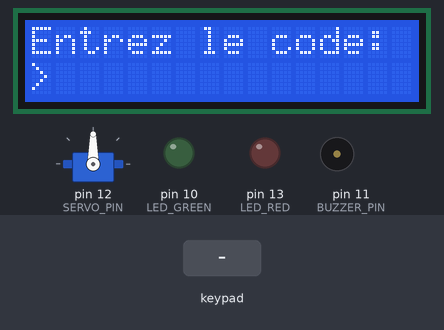
The sketch below on a simulated Arduino Uno, built with avr-gcc and run on an emulated ATmega328P. Parts: 16×2 character LCD, servo, output pins drawn as LEDs (lit = HIGH), buzzer (waves = sounding). The test bench sets the inputs (shaded band).

Above: at 1.2 s.
1.3 s: keypad keys 2 3 2 2 # pressed 0.4 s apart
At 4.0 s:
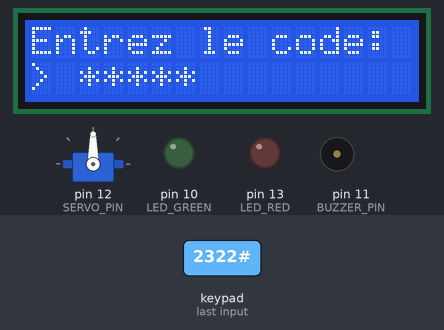
4.8 s: key 'A' pressed
At 6.2 s:
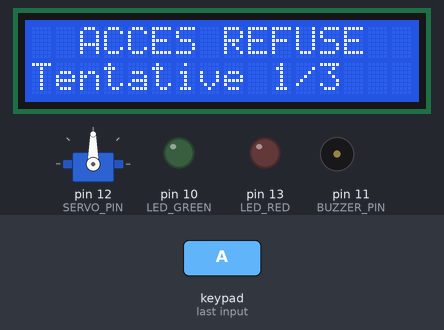
7.1 s: keypad keys 2 3 2 2 A pressed 0.4 s apart
At 9.4 s:
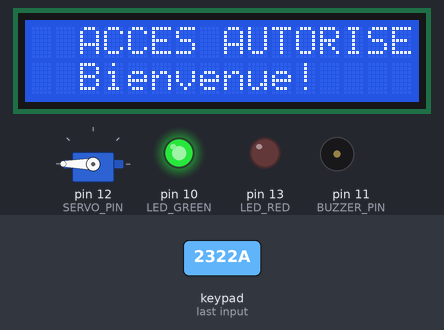
10.6 s: key 'C' pressed
At 13.4 s:
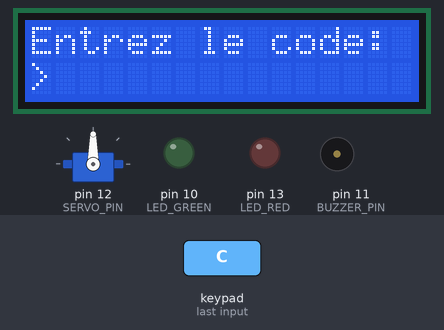
13.6 s: key '1' pressed
At 14.7 s:
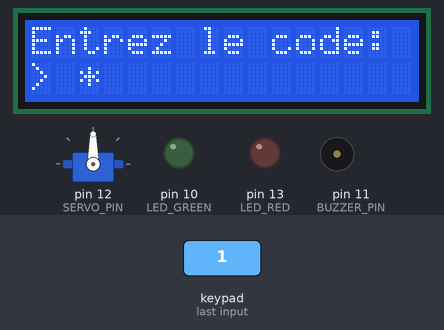
15.1 s: keypad keys 2 3 2 2 * pressed 0.4 s apart
At 18.0 s:
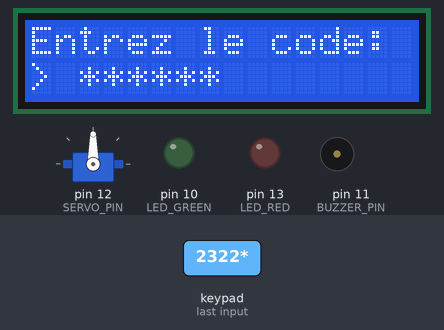
Timing chart, 0 to 19.5 s (numbered marks = the images above; inputs shaded):
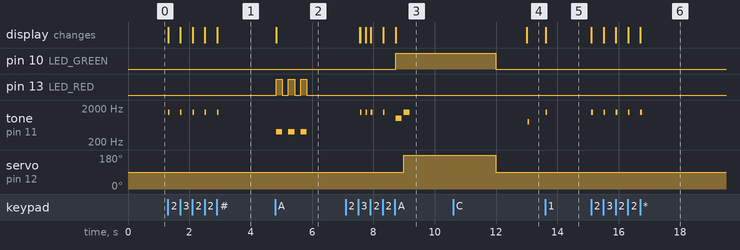

Measured:
- after the input at 1.3 s, tone on pin 11 (BUZZER_PIN): alternates 1500 Hz for 0.05 s and silent for 0.35 s, 10 changes in all, then stays silent, starting at once; the display: first changes at once (image 1 shows a later state)
- after the input at 4.8 s, pin 13 (LED_RED): alternates HIGH for 0.20 s and LOW for 0.20 s, 6 changes in all, then stays LOW, starting at once; tone on pin 11 (BUZZER_PIN): alternates 400 Hz for 0.20 s and silent for 0.20 s, 6 changes in all, then stays silent, starting at once; the display: changes at once (image 2)
- after the input at 7.1 s, pin 10 (LED_GREEN): LOW → HIGH after 1.6 s; tone on pin 11 (BUZZER_PIN): plays 1500 Hz for 0.05 s, 1500 Hz for 0.05 s, 1500 Hz for 0.05 s, 1500 Hz for 0.05 s, 1000 Hz for 0.20 s, 1500 Hz for 0.20 s, starting after 0.48 s
- after the input at 10.6 s, tone on pin 11 (BUZZER_PIN): silent → 800 Hz after 2.4 s, → silent 0.05 s later
- after the input at 13.6 s, tone on pin 11 (BUZZER_PIN): silent → 1500 Hz at once, → silent 0.05 s later; the display: changes at once (image 5)
- after the input at 15.1 s, tone on pin 11 (BUZZER_PIN): alternates 1500 Hz for 0.05 s and silent for 0.35 s, 10 changes in all, then stays silent, starting at once; the display: first changes at once (image 6 shows a later state)

The sketch:

clavier_matriciel.ino
```cpp
#include <Servo.h>
#include <Keypad.h>
#include <LiquidCrystal_I2C.h>

// Configuration du clavier matriciel
const byte ROWS = 4;
const byte COLS = 4;
char keys[ROWS][COLS] = {
  {'1','2','3','A'},
  {'4','5','6','B'},
  {'7','8','9','C'},
  {'*','0','#','D'}
};
byte rowPins[ROWS] = {9, 8, 7, 6};
byte colPins[COLS] = {5, 4, 3, 2};

Keypad keypad = Keypad(makeKeymap(keys), rowPins, colPins, ROWS, COLS);

// Configuration de l'écran LCD
LiquidCrystal_I2C lcd(0x27, 16, 2);

// Configuration des composants
const int LED_GREEN = 10;
const int LED_RED = 13;  // LED rouge pour accès refusé
const int BUZZER_PIN = 11;
const int SERVO_PIN = 12;

// Configuration du servo
const int SERVO_LOCKED = 90;
const int SERVO_UNLOCKED = 180;

// Code secret et variables
String codeSecret = "2322";// Vous pouvez modiffer votre code d'acces ici
String inputCode = "";
const int MAX_CODE_LENGTH = 6;

// Gestion des tentatives
int failedAttempts = 0;
const int MAX_ATTEMPTS = 3;
unsigned long lockoutTime = 0;
const unsigned long LOCKOUT_DURATION = 30000; // 30 secondes

Servo monservo;

void setup() {
  Serial.begin(9600);

  // Initialisation LCD
  lcd.init();
  lcd.backlight();

  // Configuration des pins
  pinMode(LED_GREEN, OUTPUT);
  pinMode(LED_RED, OUTPUT);
  pinMode(BUZZER_PIN, OUTPUT);

  // Initialisation du servo
  monservo.attach(SERVO_PIN);
  monservo.write(SERVO_LOCKED);

  // Message de bienvenue
  displayWelcome();
}

void loop() {
  // Vérifier si le système est verrouillé
  if (lockoutTime > 0) {
    unsigned long remaining = (lockoutTime - millis()) / 1000;
    if (remaining > 0) {
      lcd.setCursor(0, 1);
      lcd.print("Attente: ");
      lcd.print(remaining);
      lcd.print("s  ");
      delay(1000);
      return;
    } else {
      lockoutTime = 0;
      failedAttempts = 0;
      displayWelcome();
    }
  }

  char key = keypad.getKey();

  if (key) {
    handleKeyPress(key);
  }
}

void handleKeyPress(char key) {
  if (key == 'A') {
    // Validation du code
    validateCode();
  } else if (key == 'C') {
    // Effacer le code
    clearInput();
  } else if (key == 'D') {
    // Effacer le dernier caractère
    if (inputCode.length() > 0) {
      inputCode.remove(inputCode.length() - 1);
      displayInput();
    }
  } else {
    // Ajouter un chiffre
    if (inputCode.length() < MAX_CODE_LENGTH) {
      inputCode += key;
      displayInput();
      tone(BUZZER_PIN, 1500, 50); // Bip court
    }
  }
}

void validateCode() {
  if (inputCode.length() == 0) {
    return;
  }

  if (inputCode == codeSecret) {
    accessGranted();
  } else {
    accessDenied();
  }

  inputCode = "";
}

void accessGranted() {
  lcd.clear();
  lcd.print("  ACCES AUTORISE");
  lcd.setCursor(0, 1);
  lcd.print("  Bienvenue!");

  // LED verte
  digitalWrite(LED_GREEN, HIGH);

  // Son de succès
  tone(BUZZER_PIN, 1000, 200);
  delay(250);
  tone(BUZZER_PIN, 1500, 200);

  // Ouvrir la serrure
  monservo.write(SERVO_UNLOCKED);
  delay(3000);
  monservo.write(SERVO_LOCKED);

  digitalWrite(LED_GREEN, LOW);

  // Réinitialiser les tentatives
  failedAttempts = 0;

  delay(1000);
  displayWelcome();
}

void accessDenied() {
  failedAttempts++;

  lcd.clear();
  lcd.print("  ACCES REFUSE");
  lcd.setCursor(0, 1);
  lcd.print("Tentative ");
  lcd.print(failedAttempts);
  lcd.print("/");
  lcd.print(MAX_ATTEMPTS);

  // LED rouge clignotante
  for (int i = 0; i < 3; i++) {
    digitalWrite(LED_RED, HIGH);
    tone(BUZZER_PIN, 400, 200);
    delay(200);
    digitalWrite(LED_RED, LOW);
    delay(200);
  }

  // Vérifier le nombre de tentatives
  if (failedAttempts >= MAX_ATTEMPTS) {
    systemLockout();
  } else {
    delay(1500);
    displayWelcome();
  }
}

void systemLockout() {
  lcd.clear();
  lcd.print("SYSTEME BLOQUE!");
  lcd.setCursor(0, 1);
  lcd.print("Trop de tentatives");

  // Son d'alarme
  for (int i = 0; i < 5; i++) {
    digitalWrite(LED_RED, HIGH);
    tone(BUZZER_PIN, 800, 300);
    delay(300);
    digitalWrite(LED_RED, LOW);
    tone(BUZZER_PIN, 400, 300);
    delay(300);
  }

  lockoutTime = millis() + LOCKOUT_DURATION;

  lcd.clear();
  lcd.print("Reessayez dans");
}

void clearInput() {
  inputCode = "";
  displayInput();
  tone(BUZZER_PIN, 800, 50);
}

void displayWelcome() {
  lcd.clear();
  lcd.print("Entrez le code:");
  lcd.setCursor(0, 1);
  lcd.print("> ");
}

void displayInput() {
  lcd.setCursor(0, 1);
  lcd.print("> ");

  // Afficher des astérisques pour masquer le code
  for (int i = 0; i < inputCode.length(); i++) {
    lcd.print("*");
  }

  // Effacer les caractères restants
  for (int i = inputCode.length(); i < MAX_CODE_LENGTH; i++) {
    lcd.print(" ");
  }
}
```
